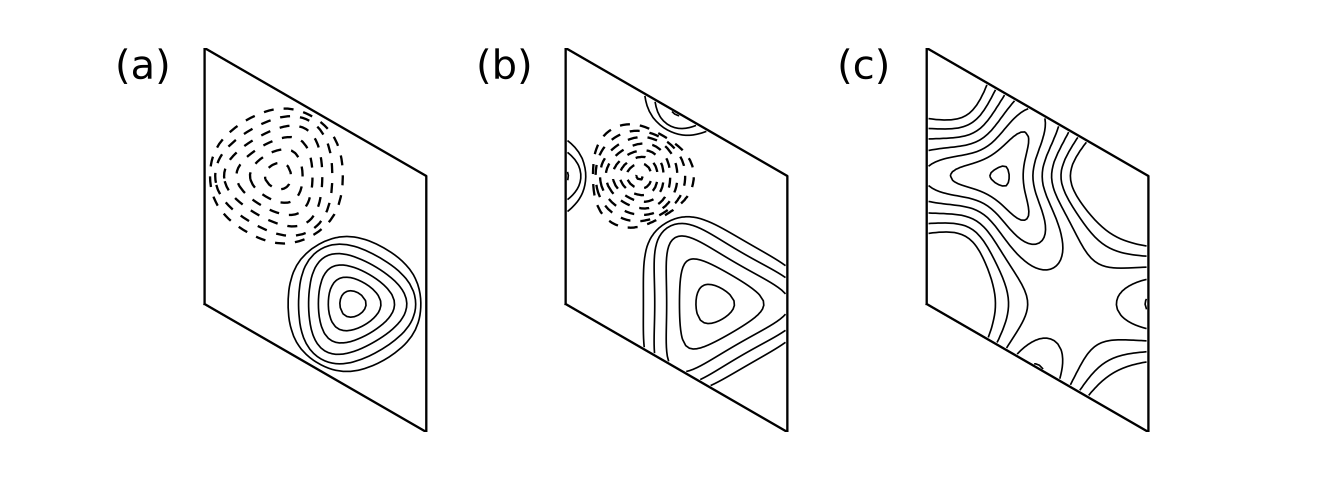

This chart was generated by the following Python code:
#!/usr/bin/env python
from __future__ import print_function # python3 style print

# Berry curvature of Haldane model

from pythtb import * # import TB model class
import matplotlib.pyplot as plt

# define setup of Haldane model
def set_model(delta,t,t2):
  lat=[[1.0,0.0],[0.5,np.sqrt(3.0)/2.0]]
  orb=[[1./3.,1./3.],[2./3.,2./3.]]
  model=tb_model(2,2,lat,orb)
  model.set_onsite([-delta,delta])
  for lvec in ([ 0, 0], [-1, 0], [ 0,-1]):
    model.set_hop(t, 0, 1, lvec)
  for lvec in ([ 1, 0], [-1, 1], [ 0,-1]):
    model.set_hop(t2*1.j, 0, 0, lvec)
  for lvec in ([-1, 0], [ 1,-1], [ 0, 1]):
    model.set_hop(t2*1.j, 1, 1, lvec)
  return model

# miscellaneous setup
delta=0.7   # site energy shift
t=-1.0      # real first-neighbor hopping

nk=61
dk=2.*np.pi/(nk-1)
k0=(np.arange(nk-1)+0.5)/(nk-1)
kx=np.zeros((nk-1,nk-1),dtype=float)
ky=np.zeros((nk-1,nk-1),dtype=float)
sq3o2=np.sqrt(3.)/2.
for i in range(nk-1):
  for j in range(nk-1):
    kx[i,j]=sq3o2*k0[i]
    ky[i,j]= -0.5*k0[i]+k0[j]

fig,ax=plt.subplots(1,3,figsize=(11,4))
labs=['(a)','(b)','(c)']

# compute Berry curvature and Chern number for three values of t2
for j,t2 in enumerate([0.,-0.06,-0.24]):
  my_model=set_model(delta,t,t2)
  my_array=wf_array(my_model,[nk,nk])
  my_array.solve_on_grid([0.,0.])
  bcurv=my_array.berry_flux([0],individual_phases=True)/(dk*dk)
  chern=my_array.berry_flux([0])/(2.*np.pi)
  print('Chern number =',"%8.5f"%chern)
  
  # make contour plot of Berry curvature
  pos_lvls= 0.02*np.power(2.,np.linspace(0,8,9))
  neg_lvls=-0.02*np.power(2.,np.linspace(8,0,9))
  ax[j].contour(kx,ky,bcurv,levels=pos_lvls,colors='k')
  ax[j].contour(kx,ky,bcurv,levels=neg_lvls,colors='k',linewidths=1.4)

  # remove rectangular box and draw parallelogram, etc.
  ax[j].xaxis.set_visible(False)
  ax[j].yaxis.set_visible(False)
  for loc in ["top","bottom","left","right"]:
    ax[j].spines[loc].set_visible(False)
  ax[j].set(aspect=1.)
  ax[j].plot([0,sq3o2,sq3o2,0,0],[0,-0.5,0.5,1,0],color='k',linewidth=1.4)
  ax[j].set_xlim(-0.05,sq3o2+0.05)
  ax[j].text(-.35,0.88,labs[j],size=24.)

fig.savefig("haldane_bcurv.pdf")
